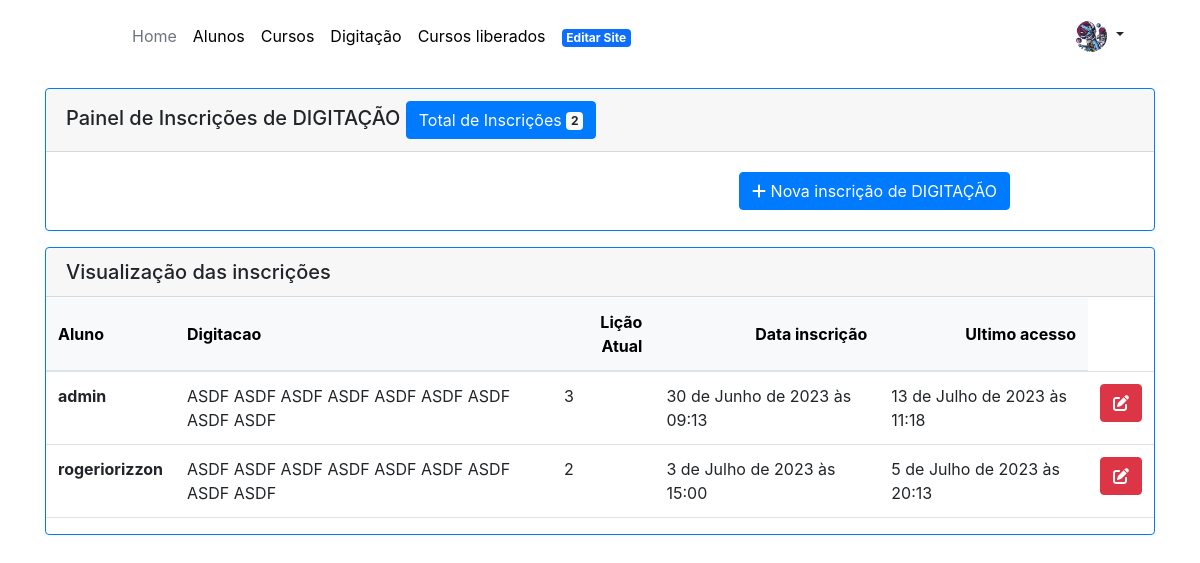
The app's page /inscricao-digitacao/ (signed in) with its own data.
### aluno/models.py (models this page shows, shortened)
class Aluno(models.Model):
    user = models.OneToOneField(User, on_delete=models.CASCADE, validators=[validators.EmailValidator()])
    nome_completo = models.CharField(max_length=255)
    genero = models.CharField(
        max_length=2,
        default='',
        choices=(
            ('H', 'Homem'),
            ('M', 'Mulher'),
            ('O', 'Outros'),
        )
    )
    endereco = models.CharField(max_length=255, blank=True, null=True)
    numero = models.CharField(max_length=5)
    complemento = models.CharField(max_length=30)
    bairro = models.CharField(max_length=30)
    cep = models.CharField(max_length=8)
    cidade = models.CharField(max_length=30)
    estado = models.CharField(
        max_length=2,
        default='RS',
        choices=(
            ('AC', 'Acre'),
            ('AL', 'Alagoas'),
            ('AP', 'Amapá'),
            ('AM', 'Amazonas'),
            ('BA', 'Bahia'),
            ('CE', 'Ceará'),
            ('DF', 'Distrito Federal'),
            ('ES', 'Espírito Santo'),
            ('GO', 'Goiás'),
            ('MA', 'Maranhão'),
            ('MT', 'Mato Grosso'),
            ('MS', 'Mato Grosso do Sul'),
            ('MG', 'Minas Gerais'),
            ('PA', 'Pará'),
            ('PB', 'Paraíba'),
            ('PR', 'Paraná'),
            ('PE', 'Pernambuco'),
            ('PI', 'Piauí'),
            ('RJ', 'Rio de Janeiro'),
            ('RN', 'Rio Grande do Norte'),
            ('RS', 'Rio Grande do Sul'),
            ('RO', 'Rondônia'),
            ('RR', 'Roraima'),
            ('SC', 'Santa Catarina'),
            ('SP', 'São Paulo'),
            ('SE', 'Sergipe'),
            ('TO', 'Tocantins'),
        )
    )
    telefone = models.CharField(max_length=20)
    email = models.EmailField()
    data_nascimento = models.DateField(blank=True, null=True)
    cpf = models.CharField(max_length=255, blank=True, null=True)
    foto = models.ImageField(upload_to='media/aluno/foto')
    cadastro_completo = models.BooleanField(default=False)
    tour_completo = models.BooleanField(default=True)
    tour_dig_completo = models.BooleanField(default=True)

class InscricaoDigitacao(models.Model):
    aluno = models.ForeignKey(User, on_delete=models.CASCADE)
    digitacao = models.ForeignKey(Digitacao, on_delete=models.CASCADE)
    licao_atual = models.IntegerField(default='1')
    contador_licao = models.IntegerField(default='0')
    data_inscricao = models.DateTimeField(default=timezone.now)
    data_acesso = models.DateTimeField(auto_now_add=True)

class Digitacao(models.Model):
    STATUSLISTA = (
        ('1', '1'),
        ('2', '2'),
        ('3', '3'),
        ('4', '4'),
        ('5', '5'),
        ('6', '6'),
        ('7', '7'),
    )
    ordem = models.IntegerField()
    descricao = models.TextField()
    repeticao = models.IntegerField()
    licao = models.CharField(max_length=255)
    fase = models.CharField(
        max_length=6,
        choices=STATUSLISTA,
        default='1',
    )
    def __str__(self):
        return f'{self.licao}'

### aluno/views.py (the view)
# urls.py: path('inscricao-digitacao/', views.lista_inscricaodigitacao, name='lista_inscricaodigitacao'),
@login_required
@user_passes_test(is_admin)
def lista_inscricaodigitacao(request):
    inscricoes = InscricaoDigitacao.objects.all()
    digitacao = Digitacao.objects.filter(id__in=inscricoes.values('digitacao'))
    num_incricoes = inscricoes.count()
    form = InscricaoDigitacaoForm()
    data = {
            'inscricoes': inscricoes,
            'digitacao': digitacao,
            'num_incricoes': num_incricoes,
            'form': form,
            }
    return render(request, 'aluno/lista_inscricaodigitacao.html', data)

### aluno/context_processors.py (called while the page is built)
def aluno(request):
    if request.user.is_authenticated:
        try:
            aluno = Aluno.objects.get(user=request.user)
        except Aluno.DoesNotExist:
            aluno = None
    else:
        aluno = None
    return {'aluno': aluno}

### aluno/views.py (called while the page is built)
def is_admin(user):
    return user.is_authenticated and user.is_superuser

### pedido/context_processors.py (called while the page is built)
def cart_item_count(request):
    carrinho = request.session.get('carrinho', {})
    total_itens = len(carrinho)
    return {'total_itens': total_itens}

### aluno/templates/aluno/lista_inscricaodigitacao.html (shortened to what this page needs)
{% extends 'aluno/base_admin.html' %}
{% load bootstrap %}
{% block main %}
<div class="card border-primary mb-3">
    <h5 class="card-header">Painel de Inscrições de DIGITAÇÃO
        <button type="button" class="btn btn-primary">
            Total de Inscrições <span class="badge badge-light">{{ num_incricoes }}</span>
        </button>
    </h5>
    <div class="card-body">
        <div class="row">
            <div class="col d-flex justify-content-center">
            </div>
            <div class="col d-flex justify-content-center">
                <a class="btn btn-primary" href="\inscricao-digitacao-novo" role="button"><i class="fa-solid fa-plus"></i> Nova inscrição de DIGITAÇÃO</a>
            </div>
        </div>
    </div>
</div>
<div class="card border-primary mb-3">
    <h5 class="card-header">Visualização das inscrições</h5>
        <table class="table">
            <thead class="table-light">
                <tr >
                    <th class="align-middle" scope="col">Aluno</th>
                    <th class="align-middle" scope="col">Digitacao</th>
                    <th class="align-middle text-right" scope="col">Lição Atual</th>
                    <th class="align-middle text-right" scope="col">Data inscrição</th>
                    <th class="align-middle text-right" scope="col">Ultimo acesso</th>
                </tr>
            </thead>
        <tbody>
            {% for inscricao in inscricoes %}
                <tr>
                    <th scope="row">{{ inscricao.aluno }}</td>
                    <td>{{ inscricao.digitacao }}</td>
                    <td>{{ inscricao.licao_atual }}</td>
                    <td>{{ inscricao.data_inscricao }}</td>
                    <td>{{ inscricao.data_acesso }}</td>
                    <td class="text-right">
                        <a href="{% url 'inscricaodigitacao_update' inscricao.id %}" style="text-decoration: none;">
                            <button type="button" class="btn btn-danger"><i class="fa-solid fa-pen-to-square"></i></button>
                        </a>
                    </td>
                </tr>
            {% endfor %}
            </tbody>
        </table>
</div>
{% endblock %}

### aluno/templates/aluno/menu_admin.html (shortened to what this page needs)
{% load static %}
<header class="p-3 mb-3">
    <div class="container">
      <div class="d-flex flex-wrap align-items-center justify-content-center justify-content-lg-start">
        <a href="/" class="d-flex align-items-center mb-2 mb-lg-0 link-body-emphasis text-decoration-none">
          <svg class="bi me-2" width="40" height="32" role="img" aria-label="Bootstrap"><use xlink:href="#bootstrap"/></svg>
        </a>
        <ul class="nav col-12 col-lg-auto me-lg-auto mb-2 justify-content-center mb-md-0">
          {% if user.is_authenticated %}
            <li><a href="/" class="nav-link px-2 link-secondary">Home</a></li>
            <li><a href="/alunos" class="nav-link px-2 link-body-emphasis">Alunos</a></li>
            <li><a href="/curso" class="nav-link px-2 link-body-emphasis">Cursos</a></li>
            <li><a href="/digitacao" class="nav-link px-2 link-body-emphasis">Digitação</a></li>
            <li><a href="/inscricao" class="nav-link px-2 link-body-emphasis">Cursos liberados</a></li>
            <li><a href="/site" class="nav-link px-2 link-body-emphasis"><span class="badge text-bg-primary">Editar Site</span></a></li>
          {% else %}
            <li><a href="#" class="nav-link px-2 link-body-emphasis disabled">Home</a></li>
          {% endif %}
        </ul>
        <div class="dropdown text-end">
          <a href="#" class="d-block link-dark text-decoration-none dropdown-toggle" data-bs-toggle="dropdown" aria-expanded="false">
            {% if aluno.foto %}
              <img src="{% static aluno.foto.url %}" alt="mdo" width="32" height="32" class="rounded-circle">
            {% else %}
              <img src="{% static 'media/aluno/foto/default.png' %}" alt="mdo" width="32" height="32" class="rounded-circle">
            {% endif %}
          </a>
        </div>
      </div>
    </div>
  </header>

### records on screen
Aluno: foto (placeholder picture)
InscricaoDigitacao: aluno "admin", digitacao "ASDF ASDF ASDF ASDF ASDF ASDF ASDF ASDF ASDF", licao_atual "3", data_inscricao "30 de Junho de 2023 às 09:13", data_acesso "13 de Julho de 2023 às 11:18"
InscricaoDigitacao: aluno "rogeriorizzon", digitacao "ASDF ASDF ASDF ASDF ASDF ASDF ASDF ASDF ASDF", licao_atual "2", data_inscricao "3 de Julho de 2023 às 15:00", data_acesso "5 de Julho de 2023 às 20:13"

### other values on screen
{{ num_incricoes }} "2"
